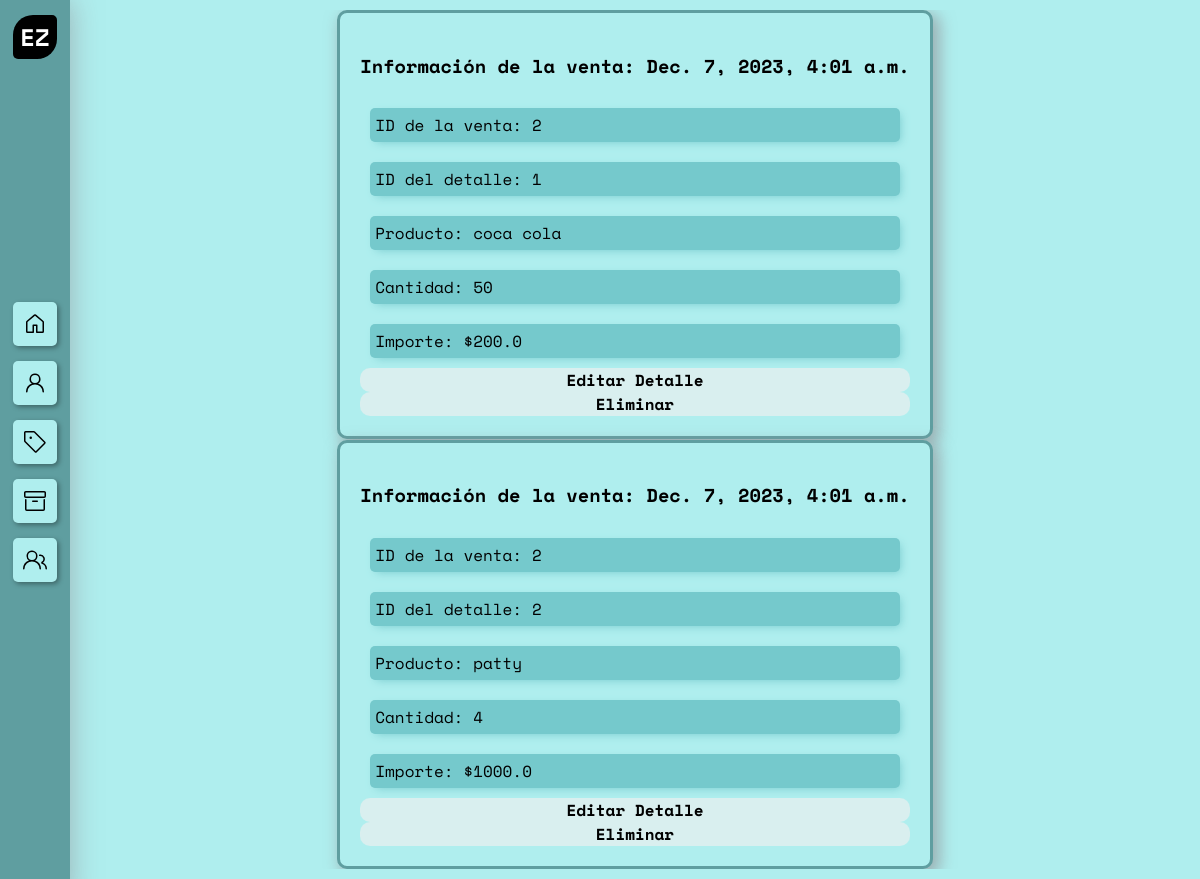
/detalleventa (signed in), run on the app's committed database.
### base/models.py (models this page shows)
class detalle_venta(models.Model):
    idventadetalle = models.AutoField(primary_key=True)
    idventa = models.ForeignKey(ventas, to_field='idventa', on_delete=models.DO_NOTHING)
    producto = models.ForeignKey(productos, to_field='nombre', on_delete=models.DO_NOTHING)
    cantidad = models.PositiveIntegerField()
    importe_unit = models.FloatField()

class ventas(models.Model):
    idventa = models.AutoField(primary_key=True)
    dni_empleado = models.ForeignKey(empleados, to_field='dni', on_delete=models.DO_NOTHING, null=True, blank=True)
    fecha = models.DateTimeField(auto_now=True, unique=True)
    importe = models.FloatField()

class productos(models.Model):
    idproducto = models.AutoField(primary_key=True, blank=False, null=False)
    nombre = models.CharField(max_length=200, unique=True)
    precio_compra = models.FloatField(max_length=10)
    precio_venta = models.FloatField()
    stock = models.PositiveIntegerField(blank=True, null=True)
    stock_min = models.PositiveIntegerField(default=10)
    codbarras = models.PositiveIntegerField(unique=True)

### base/views.py (the view)
# urls.py: path('detalleventa', detalleventas.as_view(), name='detalleventa'),
class detalleventas(LoginRequiredMixin, ListView):
    model = detalle_venta
    template_name = 'detalleventa.html'
    template = loader.get_template('detalleventa.html')
    login_required = True

### webgena/templates/detalleventa.html (shortened to what this page needs)
{% extends "base.html" %}
{% load static %}
{% block contenido %}
{% for detalle_venta in object_list %}
    <div class="cuadros">
        <h3> Información de la venta: {{detalle_venta.idventa.fecha}}</h3>
        <p>ID de la venta: {{detalle_venta.idventa.idventa}}</p>
        <p>ID del detalle: {{detalle_venta.idventadetalle}}</p>
        <p>Producto: {{detalle_venta.producto.nombre}}</p>
        <p>Cantidad: {{detalle_venta.cantidad}}</p>
        <p>Importe: ${{detalle_venta.importe_unit}}</p>
        <a href="{% url 'editardetalleventa' detalle_venta.idventadetalle %}"> Editar detalle </a>
        <a href="{% url 'eliminardetalleventa' detalle_venta.idventadetalle %}"> Eliminar </a>
    </div>
 {%endfor%}
{% endblock contenido %}

### webgena/templates/base.html (shortened to what this page needs)
{% load static %}
<!DOCTYPE html>
<html lang="en">
<head>
  <link rel="stylesheet" type=text/css href="{% static "estilos.css" %}">
</head>
<body>
  <div class="sidenav">
    <ul>
      <a href="{% url 'base' %}" class="logo">EZ</a>
      <li><a href="{% url 'inicio' %}" class="boton"></a></li>
      <li><a href="{% url 'empleados'%}" class="boton"><svg xmlns="http://www.w3.org/2000/svg" viewBox="0 0 24 24" width="24" height="24"><path d="M12 2.5a5.5 5.5 0 0 1 3.096 10.047 9.005 9.005 0 0 1 5.9 8.181.75.75 0 1 1-1.499.044 7.5 7.5 0 0 0-14.993 0 .75.75 0 0 1-1.5-.045 9.005 9.005 0 0 1 5.9-8.18A5.5 5.5 0 0 1 12 2.5ZM8 8a4 4 0 1 0 8 0 4 4 0 0 0-8 0Z"></path></svg></a></li>
      <li><a href="{% url 'ventas' %}" class="boton"></a></li>
      <li><a href="{% url 'inventario' %}" class="boton"></a></li>
      <li><a href="{% url 'proveedores'%}" class="boton"></a></li>
    </ul>
  </div>
  <div class="contenedor">
    {% block contenido %}{% endblock contenido %}
  </div>
</body>
</html>

### webgena/static/estilos.css (style rules this page uses)
body { font-family: 'Space Mono', monospace; background-color: paleturquoise; overflow-x: auto; }
.sidenav { display: flex; justify-content: center; height: 100%; width: 50px; position: fixed; top: 0; left: 0; padding: 10px; box-shadow: 0px 0px 30px 0px rgb(148 153 157 / 72%); min-height: 360px; background-color: cadetblue; }
.sidenav ul { display: flex; flex-direction: column; align-items: center; justify-content: center; padding: 0px; list-style-type: none; }
.sidenav li { width: fit-content; padding-bottom: 15px; }
.logo { font-size: x-large; position: fixed; top: 15px; width: 44px; height: 44px; color: white; background-color: black; text-decoration: none; display: flex; justify-content: center; align-items: center; border-radius: 20px 5px; animation: logo 1s cubic-bezier(.5,.54,.62,1.18); padding: 0px; }
.boton { display: flex; justify-content: center; align-items: center; padding: 10px; border-radius: 5px; transition-property: background-color; transition-duration: 0.1s; background-color: paleturquoise; box-shadow: 2px 2px 5px 0px #0000005c; }
.contenedor { position: fixed; z-index: -1; left: 80px; bottom: 0px; border-radius: 10px; top: 0px; margin-top: 10px; margin-bottom: 10px; right: 0px; margin-right: 10px; overflow: auto; display: flex; flex-wrap: wrap; justify-content: space-around; align-content: space-around; }
.cuadros { height: fit-content; box-shadow: 5px 5px 15px 2px rgb(148 153 157 / 72%); overflow: auto; background-color: paleturquoise; display: flex; border-radius: 10px; width: fit-content; padding: 20px; border-color: cadetblue; border-style: solid; border-width: 3px; flex-direction: column; }
p { display: flex; justify-content: space-between; background-color: #75c9cc; border-radius: 5px; margin: 10px; padding: 5px; box-shadow: 3px 3px 10px -3px #75c9cc; }
a { display: flex; justify-content: center; text-decoration: none; color: black; text-transform: capitalize; font-weight: bold; background-color: #d9efef; border-radius: 10px; padding-left: 5px; padding-right: 5px; }

### data on the page
detalle_venta: idventa.fecha "Dec. 7, 2023, 4:01 a.m.", idventa.idventa "2", idventadetalle "1", producto.nombre "coca cola", cantidad "50", importe_unit "200.0"
detalle_venta: idventa.fecha "Dec. 7, 2023, 4:01 a.m.", idventa.idventa "2", idventadetalle "2", producto.nombre "patty", cantidad "4", importe_unit "1000.0"
